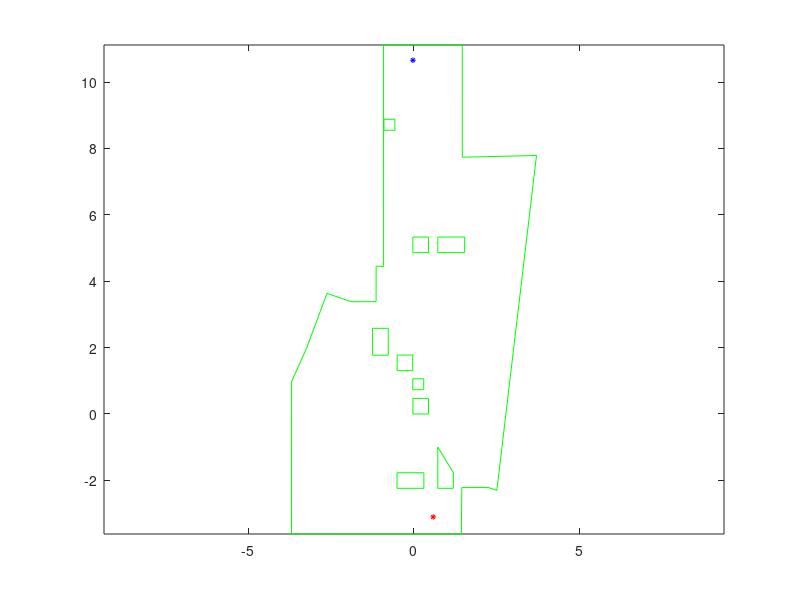

This figure's MATLAB source: (Note: this script raises an error after producing the figure.)
function hw4()

    global coordinates
    global dimension
    global n_total_vertices
    global start_point
    global goal_point
    global E_obstacles
    global figHandle
    global wall
    
    E_obstacles = [];
    n_total_vertices = 0;
    fileID = fopen('hw4_world_and_obstacles_convex_test.txt','r');
    formatSpec = '%f';
    coor_list = fscanf(fileID,formatSpec);
    N = coor_list(1)-1;
    idx = 2;
    dimension = zeros(1, N)
    coordinates = zeros(20, 2*N);
    
    % store wall vertices somewhere else
    wall = [] 
    m = coor_list(idx);
    idx = idx + 1;
    for i = 1:m
        wall = [wall; [coor_list(idx), coor_list(idx+1)]];
        idx = idx + 2;
    end
    
    for n = 1:N
        m = coor_list(idx);
        dimension(n) = m;
        for i = 1:m
            idx = idx + 1;
            coordinates(i, 1 + (n-1)*2) = coor_list(idx);
            
            idx = idx + 1;
            coordinates(i, 2 * n) = coor_list(idx);
            
            n_total_vertices = n_total_vertices + 1;
        end
        idx = idx + 1;
    end
    
    % plot
    figHandle = figure;
    
    % wall
    x = wall(:, 1);
    y = wall(:, 2);
    plot(x,y,'g');
    hold on;
    plot([wall(end, 1), wall(1, 1)], [wall(end, 2), wall(1, 2)], 'g');
    hold on;
    
    % obstacles
    for i = 1:N
        x = coordinates(1:dimension(i), 2*i-1);
        y = coordinates(1:dimension(i), 2*i);
        plot(x,y,'g');
        hold on;
        plot([x(end), x(1)], [y(end), y(1)], 'g');
        hold on;
    end
    
    % start, goal
    fileID = fopen('hw4_start_goal.txt','r');
    formatSpec = '%f';
    start_end = fscanf(fileID,formatSpec);
    start_point = [start_end(1), start_end(2)];
    goal_point = [start_end(3), start_end(4)];
    plot(start_point(1), start_point(2), '*', 'MarkerEdgeColor','r', 'MarkerSize', 4);
    hold on;
    plot(goal_point(1), goal_point(2), '*', 'MarkerEdgeColor','b', 'MarkerSize', 4);
    axis equal;
    
    build_vgraph();
    
end

function build_vgraph()
    global coordinates
    global dimension
    global complete_vertex_list
    global n_total_vertices
    global E_map
    global V_graph
    global start_point
    global goal_point
    global E_obstacles
    global figHandle
    global wall
     
    N = size(dimension);
    complete_vertex_list = [];
    
    E_map = zeros(n_total_vertices + 2 + size(wall, 1), n_total_vertices + 2, size(wall, 1));
    
    idx = 1;
    for i = 1:N(2)
        d = dimension(i);
        complete_vertex_list = [complete_vertex_list; coordinates(1:d, 2*i-1:2*i)];
            
        for j = 1:d
            
            if j > 1
                E_map(idx, idx - 1) = 1;
                E_map(idx - 1, idx) = 1;
                E_obstacles = [E_obstacles; [idx, idx - 1]];
            end
            idx = idx + 1;
        end
        E_map(idx - 1, idx - d) = 1;
        E_map(idx - d, idx - 1) = 1;
        E_obstacles = [E_obstacles; [idx - 1, idx - d]];
    end
    
    % put in start and goal points
    complete_vertex_list = [complete_vertex_list; start_point; goal_point];
    idx = idx + 2;
    
    % put back wall vertices
    d = size(wall, 1);
    for i = 1:d
        complete_vertex_list = [complete_vertex_list; wall(i, :)];
        if i > 1
            E_map(idx, idx - 1) = 1;
            E_map(idx - 1, idx) = 1;
            E_obstacles = [E_obstacles; [idx, idx - 1]];
        end
        idx = idx + 1;       
    end
    E_map(idx - 1, idx - d) = 1;
    E_map(idx - d, idx - 1) = 1;
    E_obstacles = [E_obstacles; [idx - 1, idx - d]];
    
    
    
%     figure;
%     imagesc(E_map);
    
    V_graph = zeros(n_total_vertices + 2, n_total_vertices + 2);
    
    % if edge(i, j) doesn't intersect with obstacles, add edge(i, j) to
    % v_graph
    figure(figHandle);
    t = 0;
    for i = 1 : n_total_vertices + 2
       for j = i + 1 : n_total_vertices + 2
           if E_map(i, j) == 1
               continue;
           end
           add = true;
           for k = 1:size(E_obstacles, 1)
               point1 = complete_vertex_list(E_obstacles(k, 1), :);
               point2 = complete_vertex_list(E_obstacles(k, 2), :);
               % has intersection
               if isIntersect([point1; point2], ...
                       [complete_vertex_list(i, :);...
                        complete_vertex_list(j, :)]) == true
                  add = false;
                  break;
               end              
           end
           if add
               V_graph(i, j) = 1;
               V_graph(j, i) = 1;
               t = t + 1
               plot([complete_vertex_list(i, 1), complete_vertex_list(j, 1)],...
                   [complete_vertex_list(i, 2), complete_vertex_list(j, 2)],...
                   'b');
               hold on;
           end
           
       end
    end
    
    % plot V graph
%     figure(figHandle);
%     for i = 1 : n_total_vertices + 2
%        for j = i + 1 : n_total_vertices + 2
%            if V_graph(i, j) == 1
%                plot([complete_vertex_list(i, 1), complete_vertex_list(j, 1)],...
%                    [complete_vertex_list(i, 2), complete_vertex_list(j, 2)],...
%                    'b');
%            end
%        end
%     end
    
    
end